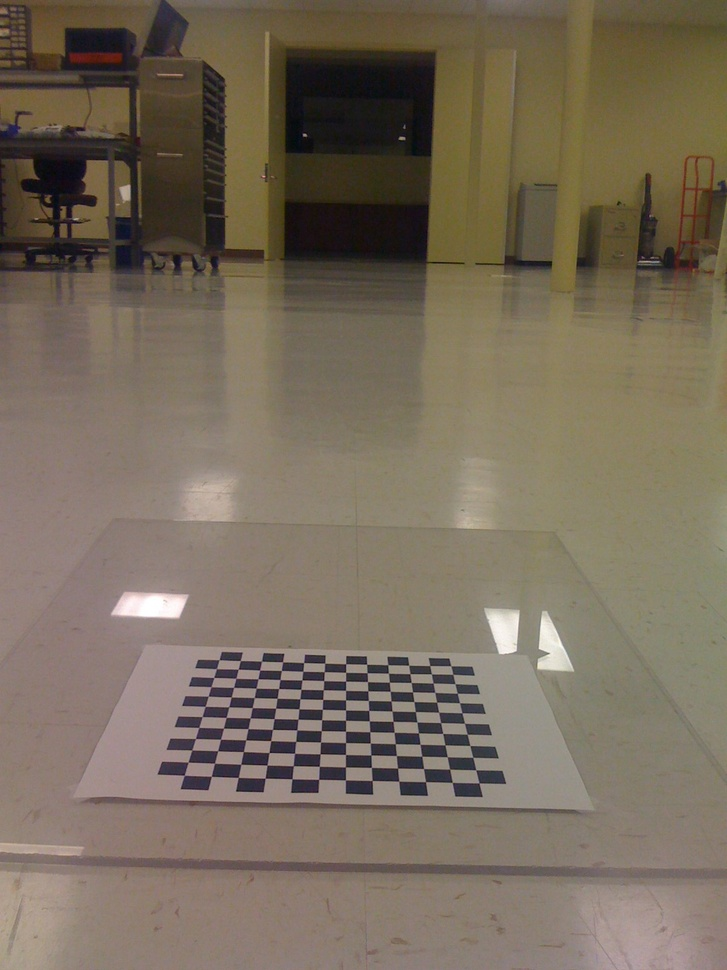
//> input picture Learning-OpenCV-3_examples/datas/birdseye/IMG_0214.jpg, 727 x 970 px, shrunk from 1200 x 1600 before the run
$ ./example_13-02 ../../datas/birdseye/IMG_0214.jpg ../../datas/birdseye/IMG_0215.jpg ../../datas/birdseye/IMG_0215.jpg ../../datas/birdseye/IMG_0215.jpg   (built with g++ and OpenCV 4)
//> lines starting //> are read from the running program, lines starting //| are printed output that depends on the picture
// Example 13-2. Creating signatures from histograms for EMD; note that this code is the
// source of the data in Table 13-1, in which the hand histogram is compared in different
// lighting conditions

#include "stdafx.h"
#include "..\..\_opencv.h"
#include <iostream>

using namespace std;

void help(char** argv) {
	cout << "//\nExample 13-2. Creating signatures from histograms for EMD; note that this code is the"
		<< "\n// source of the data in Table 13-1, in which the hand histogram is compared in different"
		<< "\n// lighting conditions\n\n" << endl;
	cout << "\nCall is:\n"
		<< argv[0] << " modelImage0 testImage1 testImage2 badImage3\n\n"
		<< "for example: " << argv[0]
		<< " ../HandIndoorColor.jpg ../HandOutdoorColor.jpg "
		<< "../HandOutdoorSunColor.jpg ../fruits.jpg\n"
		<< "\n" << endl;
}

// Compare 3 images' histograms
int main(int argc, char** argv) {
	if (argc != 5) { help(argv); return -1; }
	vector<cv::Mat> src(5);
	cv::Mat tmp;
	int i;

	tmp = cv::imread(argv[1], 1);
//> tmp is the input picture: 970 rows x 727 cols, CV_8UC3; mean B, G, R 91.8, 108.2, 120.2
	if (tmp.empty()) {
		cerr << "Error on reading image 1," << argv[1] << "\n" << endl;
		help(argv);
		return(-1);
	}

	// Parse the first image into two image halves divided halfway on y
	//
	cv::Size size = tmp.size();
//> size = Size(727, 970)
	int width = size.width;
//> width = 727
	int height = size.height;
//> height = 970
	int halfheight = height >> 1;
//> halfheight = 485

	cout << "Getting size [[" << tmp.cols << "] [" << tmp.rows << "]]\n" << endl;
//| Getting size [[727] [970]]
	cout << "Got size (w,h): (" << size.width << "," << size.height << ")" << endl;
//| Got size (w,h): (727,970)

	src[0] = cv::Mat(cv::Size(width, halfheight), CV_8UC3);
	src[1] = cv::Mat(cv::Size(width, halfheight), CV_8UC3);

	// Divide the first image into top and bottom halves into src[0] and src[1]
	//
	cv::Mat_<cv::Vec3b>::iterator tmpit = tmp.begin<cv::Vec3b>();

	// top half
	//
	cv::Mat_<cv::Vec3b>::iterator s0it = src[0].begin<cv::Vec3b>();
	for (i = 0; i < width*halfheight; ++i, ++tmpit, ++s0it) *s0it = *tmpit;
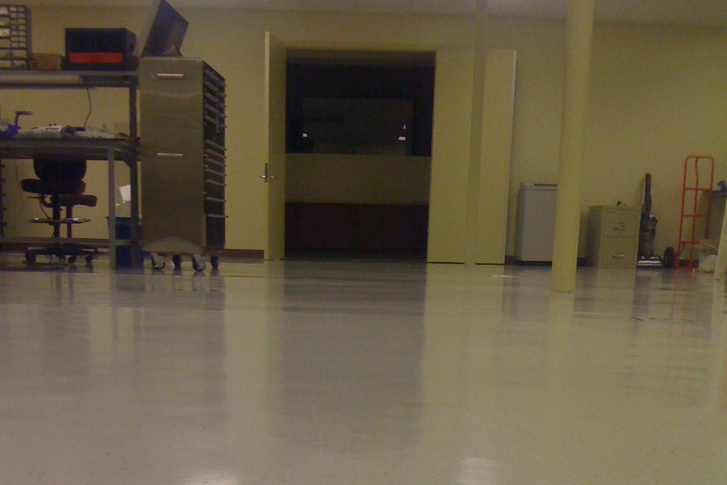
//> src[0]: 485 rows x 727 cols, CV_8UC3; mean B, G, R 69.1, 91, 102.8
//> src[1]: 485 rows x 727 cols, CV_8UC3; every value is 0

	// Bottom half
	//
	cv::Mat_<cv::Vec3b>::iterator s1it = src[1].begin<cv::Vec3b>();
	for (i = 0; i < width*halfheight; ++i, ++tmpit, ++s1it) *s1it = *tmpit;
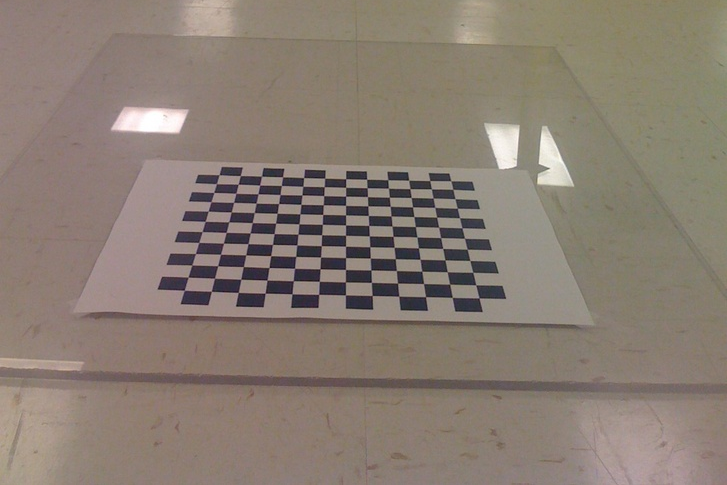
//> src[1]: 485 rows x 727 cols, CV_8UC3; mean B, G, R 114.5, 125.3, 137.7

	// Load the other three images
	//
	for (i = 2; i<5; ++i) {
		src[i] = cv::imread(argv[i], 1);
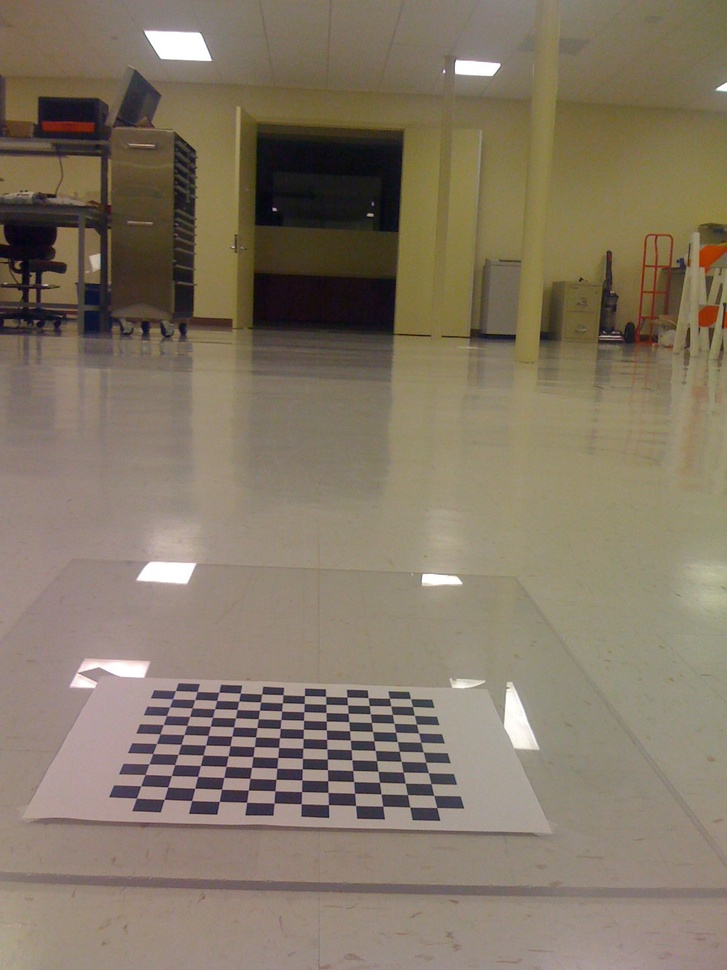
//> input picture Learning-OpenCV-3_examples/datas/birdseye/IMG_0215.jpg, 727 x 970 px, shrunk from 1200 x 1600 before the run
//> src[2] is the input picture: 970 rows x 727 cols, CV_8UC3; mean B, G, R 101.1, 118.9, 131.4
		if (src[i].empty()) {
			cerr << "Error on reading image " << i << ": " << argv[i] << "\n" << endl;
			help(argv);
			return(-1);
		}
	}

	// Compute the HSV image, and decompose it into separate planes.
	//
	vector<cv::Mat> hsv(5), hist(5), hist_img(5);
	int h_bins = 8;
	int s_bins = 8;
	int hist_size[] = { h_bins, s_bins }, ch[] = { 0, 1 };
	float h_ranges[] = { 0, 180 }; // hue range is [0,180]
	float s_ranges[] = { 0, 255 };
	const float* ranges[] = { h_ranges, s_ranges };
	int scale = 10;

	for (i = 0; i<5; ++i) {
		cv::cvtColor(src[i], hsv[i], cv::COLOR_BGR2HSV);
		cv::calcHist(&hsv[i], 1, ch, cv::noArray(), hist[i], 2, hist_size, ranges, true);
		cv::normalize(hist[i], hist[i], 0, 255, cv::NORM_MINMAX);
		hist_img[i] = cv::Mat::zeros(hist_size[0] * scale, hist_size[1] * scale, CV_8UC3);

		// Draw our histogram For the 5 images
		//
		for (int h = 0; h < hist_size[0]; h++)
			for (int s = 0; s < hist_size[1]; s++) {
				float hval = hist[i].at<float>(h, s);
				cv::rectangle(
					hist_img[i],
					cv::Rect(h*scale, s*scale, scale, scale),
					cv::Scalar::all(hval),
					-1
				);
			}
	}
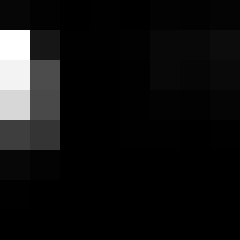
//> hist_img[0]: 80 rows x 80 cols, CV_8UC3 (shown 3 times larger); min 0, max 255, mean 17.1
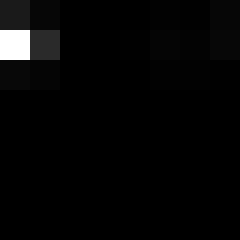
//> hist_img[1]: 80 rows x 80 cols, CV_8UC3 (shown 3 times larger); min 0, max 255, mean 5.8
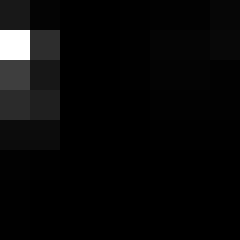
//> hist_img[2]: 80 rows x 80 cols, CV_8UC3 (shown 3 times larger); min 0, max 255, mean 8.8

	// Display
	//
	cv::namedWindow("Source0", 1); cv::imshow("Source0", src[0]);
	cv::namedWindow("HS Histogram0", 1); cv::imshow("HS Histogram0", hist_img[0]);

	cv::namedWindow("Source1", 1); cv::imshow("Source1", src[1]);
	cv::namedWindow("HS Histogram1", 1); cv::imshow("HS Histogram1", hist_img[1]);

	cv::namedWindow("Source2", 1); cv::imshow("Source2", src[2]);
	cv::namedWindow("HS Histogram2", 1); cv::imshow("HS Histogram2", hist_img[2]);

	cv::namedWindow("Source3", 1); cv::imshow("Source3", src[3]);
	cv::namedWindow("HS Histogram3", 1); cv::imshow("HS Histogram3", hist_img[3]);

	cv::namedWindow("Source4", 1); cv::imshow("Source4", src[4]);
	cv::namedWindow("HS Histogram4", 1); cv::imshow("HS Histogram4", hist_img[4]);

	// Compare the histogram src0 vs 1, vs 2, vs 3, vs 4
	cout << "Comparison:\n"
		<< "Corr                Chi                Intersect                Bhat\n" << endl;

	for (i = 1; i<5; ++i) { // For each histogram
		cout << "Hist[0] vs Hist[" << i << "]: " << endl;;
		for (int j = 0; j<4; ++j) { // For each comparison type
			cout << "method[" << j << "]: " << cv::compareHist(hist[0], hist[i], j) << " ";
		}
		cout << endl;
	}

	//Do EMD and report
	//
	vector<cv::Mat> sig(5);
	cout << "\nEMD: " << endl;

	// Oi Vey, parse histograms to earth movers signatures
	//
	for (i = 0; i<5; ++i) {

		vector<cv::Vec3f> sigv;

		// (re)normalize histogram to make the bin weights sum to 1.
		//
		cv::normalize(hist[i], hist[i], 1, 0, cv::NORM_L1);
		for (int h = 0; h < h_bins; h++)
			for (int s = 0; s < s_bins; s++) {
				float bin_val = hist[i].at<float>(h, s);
				if (bin_val != 0)
					sigv.push_back(cv::Vec3f(bin_val, (float)h, (float)s));
			}

		// make Nx3 32fC1 matrix, where N is the number of nonzero histogram bins
		//
		sig[i] = cv::Mat(sigv).clone().reshape(1);
		if (i > 0)
			cout << "Hist[0] vs Hist[" << i << "]: "
			<< EMD(sig[0], sig[i], cv::DIST_L2) << endl;
	}

	cv::waitKey(0);

}
